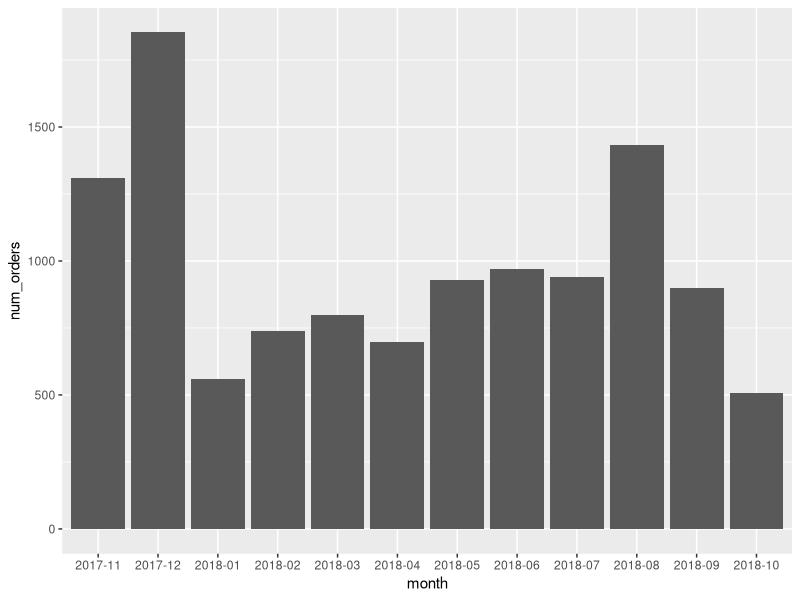

This chart was generated by the following R code: (Note: this script raises an error after producing the figure.)
## ---- chunk 1
knitr::opts_chunk$set(echo = TRUE)
library(tidyverse)
library(knitr)
library(dplyr)
## ---- chunk 2

daily <- read_csv("Sales-11-01-17-to-10-18-18-daily.csv") 

monthly <- read_csv("Sales-11-01-17-to-10-18-18-monthly.csv") 

monthandregion <- read_csv("Sales-11-01-17-to-10-18-18-month-region.csv") 


monthandcountry <- read_csv("Sales-11-01-17-to-10-18-18-country-month.csv")

xy <- monthandcountry %>%
  mutate(num_orders = as.numeric(orders)) %>%
  filter(billing_country == "United States") %>%
  select(month, billing_country, orders, num_orders, average_order_value) 
  

ggplot(data = xy, aes(x = month, y = num_orders)) + stat_summary(geom = "bar")

fulfillment_data <- monthandcountry

write_rds(fulfillment_data, "Sokhan-Fulfillment-Project/fulfillment_data.rds")



